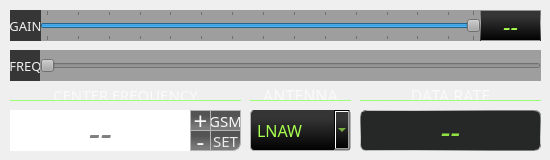
    <widget class="QWidget" name="rx1">
     <attribute name="title">
      <string>Rx 1</string>
     </attribute>
     <widget class="QLabel" name="rx1FreqLabel">
      <property name="geometry">
       <rect>
        <x>10</x>
        <y>50</y>
        <width>31</width>
        <height>31</height>
       </rect>
      </property>
      <property name="font">
       <font>
        <family>Oxanium</family>
        <pointsize>10</pointsize>
        <weight>50</weight>
        <italic>false</italic>
        <bold>false</bold>
       </font>
      </property>
      <property name="styleSheet">
       <string notr="true">background-color: rgb(54, 54, 54);
color: rgb(240, 240, 240);
border-radius: 0;
border: 0;</string>
      </property>
      <property name="text">
       <string>FREQ</string>
      </property>
      <property name="alignment">
       <set>Qt::AlignCenter</set>
      </property>
     </widget>
     <widget class="QSlider" name="gain">
      <property name="geometry">
       <rect>
        <x>40</x>
        <y>10</y>
        <width>441</width>
        <height>31</height>
       </rect>
      </property>
      <property name="styleSheet">
       <string notr="true">background-color: rgb(158, 158, 158);
color: rgb(22, 23, 23);
font: 25 13pt &quot;Titillium Web&quot;;
border-radius: 0;</string>
      </property>
      <property name="minimum">
       <number>1</number>
      </property>
      <property name="maximum">
       <number>70</number>
      </property>
      <property name="value">
       <number>70</number>
      </property>
      <property name="orientation">
       <enum>Qt::Horizontal</enum>
      </property>
      <property name="tickPosition">
       <enum>QSlider::TicksBothSides</enum>
      </property>
      <property name="tickInterval">
       <number>5</number>
      </property>
     </widget>
     <widget class="QSlider" name="freq">
      <property name="geometry">
       <rect>
        <x>40</x>
        <y>50</y>
        <width>501</width>
        <height>31</height>
       </rect>
      </property>
      <property name="palette">
       <palette>
        <active>
         <colorrole role="WindowText">
          <brush brushstyle="SolidPattern">
           <color alpha="255">
            <red>22</red>
            <green>23</green>
            <blue>23</blue>
           </color>
          </brush>
         </colorrole>
         <colorrole role="Button">
          <brush brushstyle="SolidPattern">
           <color alpha="255">
            <red>158</red>
            <green>158</green>
            <blue>158</blue>
           </color>
          </brush>
         </colorrole>
         <colorrole role="Light">
          <brush brushstyle="SolidPattern">
           <color alpha="255">
            <red>175</red>
            <green>255</green>
            <blue>157</blue>
           </color>
          </brush>
         </colorrole>
         <colorrole role="Midlight">
          <brush brushstyle="SolidPattern">
           <color alpha="255">
            <red>123</red>
            <green>255</green>
            <blue>93</blue>
           </color>
          </brush>
         </colorrole>
         <colorrole role="Dark">
          <brush brushstyle="SolidPattern">
           <color alpha="255">
            <red>35</red>
            <green>127</green>
            <blue>14</blue>
           </color>
          </brush>
         </colorrole>
         <colorrole role="Mid">
          <brush brushstyle="SolidPattern">
           <color alpha="255">
            <red>47</red>
            <green>170</green>
            <blue>19</blue>
           </color>
          </brush>
         </colorrole>
         <colorrole role="Text">
          <brush brushstyle="SolidPattern">
           <color alpha="255">
            <red>22</red>
            <green>23</green>
            <blue>23</blue>
           </color>
          </brush>
         </colorrole>
         <colorrole role="BrightText">
          <brush brushstyle="SolidPattern">
           <color alpha="255">
            <red>255</red>
            <green>255</green>
            <blue>255</blue>
           </color>
          </brush>
         </colorrole>
         <colorrole role="ButtonText">
          <brush brushstyle="SolidPattern">
           <color alpha="255">
            <red>22</red>
            <green>23</green>
            <blue>23</blue>
           </color>
          </brush>
         </colorrole>
         <colorrole role="Base">
          <brush brushstyle="SolidPattern">
           <color alpha="255">
            <red>158</red>
            <green>158</green>
            <blue>158</blue>
           </color>
          </brush>
         </colorrole>
         <colorrole role="Window">
          <brush brushstyle="SolidPattern">
           <color alpha="255">
            <red>158</red>
            <green>158</green>
            <blue>158</blue>
           </color>
          </brush>
         </colorrole>
         <colorrole role="Shadow">
          <brush brushstyle="SolidPattern">
           <color alpha="255">
            <red>0</red>
            <green>0</green>
            <blue>0</blue>
           </color>
          </brush>
         </colorrole>
         <colorrole role="Highlight">
          <brush brushstyle="SolidPattern">
           <color alpha="255">
            <red>160</red>
            <green>255</green>
            <blue>131</blue>
           </color>
          </brush>
         </colorrole>
         <colorrole role="AlternateBase">
          <brush brushstyle="SolidPattern">
           <color alpha="255">
            <red>163</red>
            <green>255</green>
            <blue>142</blue>
           </color>
          </brush>
         </colorrole>
         <colorrole role="ToolTipBase">
          <brush brushstyle="SolidPattern">
           <color alpha="255">
            <red>255</red>
            <green>255</green>
            <blue>220</blue>
           </color>
          </brush>
         </colorrole>
         <colorrole role="ToolTipText">
          <brush brushstyle="SolidPattern">
           <color alpha="255">
            <red>0</red>
            <green>0</green>
            <blue>0</blue>
           </color>
          </brush>
         </colorrole>
        </active>
        <inactive>
         <colorrole role="WindowText">
          <brush brushstyle="SolidPattern">
           <color alpha="255">
            <red>22</red>
            <green>23</green>
            <blue>23</blue>
           </color>
          </brush>
         </colorrole>
         <colorrole role="Button">
          <brush brushstyle="SolidPattern">
           <color alpha="255">
            <red>158</red>
            <green>158</green>
            <blue>158</blue>
           </color>
          </brush>
         </colorrole>
         <colorrole role="Light">
          <brush brushstyle="SolidPattern">
           <color alpha="255">
            <red>175</red>
            <green>255</green>
            <blue>157</blue>
           </color>
          </brush>
         </colorrole>
         <colorrole role="Midlight">
          <brush brushstyle="SolidPattern">
           <color alpha="255">
            <red>123</red>
            <green>255</green>
            <blue>93</blue>
           </color>
          </brush>
         </colorrole>
         <colorrole role="Dark">
          <brush brushstyle="SolidPattern">
           <color alpha="255">
            <red>35</red>
            <green>127</green>
            <blue>14</blue>
           </color>
          </brush>
         </colorrole>
         <colorrole role="Mid">
          <brush brushstyle="SolidPattern">
           <color alpha="255">
            <red>47</red>
            <green>170</green>
            <blue>19</blue>
           </color>
          </brush>
         </colorrole>
         <colorrole role="Text">
          <brush brushstyle="SolidPattern">
           <color alpha="255">
            <red>22</red>
            <green>23</green>
            <blue>23</blue>
           </color>
          </brush>
         </colorrole>
         <colorrole role="BrightText">
          <brush brushstyle="SolidPattern">
           <color alpha="255">
            <red>255</red>
            <green>255</green>
            <blue>255</blue>
           </color>
          </brush>
         </colorrole>
         <colorrole role="ButtonText">
          <brush brushstyle="SolidPattern">
           <color alpha="255">
            <red>22</red>
            <green>23</green>
            <blue>23</blue>
           </color>
          </brush>
         </colorrole>
         <colorrole role="Base">
          <brush brushstyle="SolidPattern">
           <color alpha="255">
            <red>158</red>
            <green>158</green>
            <blue>158</blue>
           </color>
          </brush>
         </colorrole>
         <colorrole role="Window">
          <brush brushstyle="SolidPattern">
           <color alpha="255">
            <red>158</red>
            <green>158</green>
            <blue>158</blue>
           </color>
          </brush>
         </colorrole>
         <colorrole role="Shadow">
          <brush brushstyle="SolidPattern">
           <color alpha="255">
            <red>0</red>
            <green>0</green>
            <blue>0</blue>
           </color>
          </brush>
         </colorrole>
         <colorrole role="Highlight">
          <brush brushstyle="SolidPattern">
           <color alpha="255">
            <red>160</red>
            <green>255</green>
            <blue>131</blue>
           </color>
          </brush>
         </colorrole>
         <colorrole role="AlternateBase">
          <brush brushstyle="SolidPattern">
           <color alpha="255">
            <red>163</red>
            <green>255</green>
            <blue>142</blue>
           </color>
          </brush>
         </colorrole>
         <colorrole role="ToolTipBase">
          <brush brushstyle="SolidPattern">
           <color alpha="255">
            <red>255</red>
            <green>255</green>
            <blue>220</blue>
           </color>
          </brush>
         </colorrole>
         <colorrole role="ToolTipText">
          <brush brushstyle="SolidPattern">
           <color alpha="255">
            <red>0</red>
            <green>0</green>
            <blue>0</blue>
           </color>
          </brush>
         </colorrole>
        </inactive>
        <disabled>
         <colorrole role="WindowText">
          <brush brushstyle="SolidPattern">
           <color alpha="255">
            <red>22</red>
            <green>23</green>
            <blue>23</blue>
           </color>
          </brush>
         </colorrole>
         <colorrole role="Button">
          <brush brushstyle="SolidPattern">
           <color alpha="255">
            <red>158</red>
            <green>158</green>
            <blue>158</blue>
           </color>
          </brush>
         </colorrole>
         <colorrole role="Light">
          <brush brushstyle="SolidPattern">
           <color alpha="255">
            <red>175</red>
            <green>255</green>
            <blue>157</blue>
           </color>
          </brush>
         </colorrole>
         <colorrole role="Midlight">
          <brush brushstyle="SolidPattern">
           <color alpha="255">
            <red>123</red>
            <green>255</green>
            <blue>93</blue>
           </color>
          </brush>
         </colorrole>
         <colorrole role="Dark">
          <brush brushstyle="SolidPattern">
           <color alpha="255">
            <red>35</red>
            <green>127</green>
            <blue>14</blue>
           </color>
          </brush>
         </colorrole>
         <colorrole role="Mid">
          <brush brushstyle="SolidPattern">
           <color alpha="255">
            <red>47</red>
            <green>170</green>
            <blue>19</blue>
           </color>
          </brush>
         </colorrole>
         <colorrole role="Text">
          <brush brushstyle="SolidPattern">
           <color alpha="255">
            <red>22</red>
            <green>23</green>
            <blue>23</blue>
           </color>
          </brush>
         </colorrole>
         <colorrole role="BrightText">
          <brush brushstyle="SolidPattern">
           <color alpha="255">
            <red>255</red>
            <green>255</green>
            <blue>255</blue>
           </color>
          </brush>
         </colorrole>
         <colorrole role="ButtonText">
          <brush brushstyle="SolidPattern">
           <color alpha="255">
            <red>22</red>
            <green>23</green>
            <blue>23</blue>
           </color>
          </brush>
         </colorrole>
         <colorrole role="Base">
          <brush brushstyle="SolidPattern">
           <color alpha="255">
            <red>158</red>
            <green>158</green>
            <blue>158</blue>
           </color>
          </brush>
         </colorrole>
         <colorrole role="Window">
          <brush brushstyle="SolidPattern">
           <color alpha="255">
            <red>158</red>
            <green>158</green>
            <blue>158</blue>
           </color>
          </brush>
         </colorrole>
         <colorrole role="Shadow">
          <brush brushstyle="SolidPattern">
           <color alpha="255">
            <red>0</red>
            <green>0</green>
            <blue>0</blue>
           </color>
          </brush>
         </colorrole>
         <colorrole role="Highlight">
          <brush brushstyle="SolidPattern">
           <color alpha="255">
            <red>208</red>
            <green>208</green>
            <blue>208</blue>
           </color>
          </brush>
         </colorrole>
         <colorrole role="AlternateBase">
          <brush brushstyle="SolidPattern">
           <color alpha="255">
            <red>71</red>
            <green>255</green>
            <blue>29</blue>
           </color>
          </brush>
         </colorrole>
         <colorrole role="ToolTipBase">
          <brush brushstyle="SolidPattern">
           <color alpha="255">
            <red>255</red>
            <green>255</green>
            <blue>220</blue>
           </color>
          </brush>
         </colorrole>
         <colorrole role="ToolTipText">
          <brush brushstyle="SolidPattern">
           <color alpha="255">
            <red>0</red>
            <green>0</green>
            <blue>0</blue>
           </color>
          </brush>
         </colorrole>
        </disabled>
       </palette>
      </property>
      <property name="styleSheet">
       <string notr="true">background-color: rgb(158, 158, 158);
color: rgb(22, 23, 23);
font: 25 13pt &quot;Titillium Web&quot;;
border-radius: 0;
padding:0;</string>
      </property>
      <property name="minimum">
       <number>70000000</number>
      </property>
      <property name="maximum">
       <number>2147483647</number>
      </property>
      <property name="singleStep">
       <number>102</number>
      </property>
      <property name="pageStep">
       <number>1000</number>
      </property>
      <property name="value">
       <number>1938800000</number>
      </property>
      <property name="sliderPosition">
       <number>1938800000</number>
      </property>
      <property name="orientation">
       <enum>Qt::Horizontal</enum>
      </property>
      <property name="tickPosition">
       <enum>QSlider::NoTicks</enum>
      </property>
     </widget>
     <widget class="QLabel" name="rx1GainLabel">
      <property name="geometry">
       <rect>
        <x>10</x>
        <y>10</y>
        <width>31</width>
        <height>31</height>
       </rect>
      </property>
      <property name="font">
       <font>
        <family>Oxanium</family>
        <pointsize>10</pointsize>
        <weight>50</weight>
        <italic>false</italic>
        <bold>false</bold>
       </font>
      </property>
      <property name="styleSheet">
       <string notr="true">background-color: rgb(54, 54, 54);
color: rgb(240, 240, 240);
border-radius: 0;
border: 0;</string>
      </property>
      <property name="text">
       <string>GAIN</string>
      </property>
      <property name="alignment">
       <set>Qt::AlignCenter</set>
      </property>
     </widget>
     <widget class="QLabel" name="gainUpdate">
      <property name="geometry">
       <rect>
        <x>480</x>
        <y>10</y>
        <width>61</width>
        <height>31</height>
       </rect>
      </property>
      <property name="font">
       <font>
        <family>Digital-7 Italic</family>
        <pointsize>18</pointsize>
        <weight>50</weight>
        <italic>true</italic>
        <bold>false</bold>
       </font>
      </property>
      <property name="styleSheet">
       <string notr="true">background-color: qlineargradient(spread:pad, x1:1, y1:1, x2:1, y2:0, stop:0 rgba(0, 0, 0, 255), stop:0.79803 rgba(53, 53, 53, 255));
border: 1px solid qlineargradient(spread:pad, x1:1, y1:1, x2:1, y2:0, stop:0.0343137 rgba(49, 49, 49, 255), stop:0.588235 rgba(168, 168, 168, 255), stop:0.857843 rgba(123, 123, 123, 255));
border-radius: 0;
color: rgb(168, 255, 79);
text-align: center;</string>
      </property>
      <property name="text">
       <string>--</string>
      </property>
      <property name="alignment">
       <set>Qt::AlignCenter</set>
      </property>
     </widget>
     <widget class="QLabel" name="freqLabel">
      <property name="geometry">
       <rect>
        <x>10</x>
        <y>80</y>
        <width>231</width>
        <height>21</height>
       </rect>
      </property>
      <property name="font">
       <font>
        <family>Oxanium</family>
        <pointsize>11</pointsize>
        <weight>50</weight>
        <italic>false</italic>
        <bold>false</bold>
       </font>
      </property>
      <property name="styleSheet">
       <string notr="true">background-color: none;
border: none;
color: rgb(250, 250, 250);
border-bottom: 1px solid rgb(155, 255, 120);</string>
      </property>
      <property name="text">
       <string>CENTER FREQUENCY</string>
      </property>
      <property name="alignment">
       <set>Qt::AlignHCenter|Qt::AlignTop</set>
      </property>
     </widget>
     <widget class="QLineEdit" name="freqUpdate">
      <property name="geometry">
       <rect>
        <x>10</x>
        <y>110</y>
        <width>181</width>
        <height>41</height>
       </rect>
      </property>
      <property name="font">
       <font>
        <family>Digital-7 Italic</family>
        <pointsize>28</pointsize>
        <italic>true</italic>
       </font>
      </property>
      <property name="styleSheet">
       <string notr="true">background-color: qlineargradient(spread:pad, x1:1, y1:1, x2:1, y2:0, stop:0 rgba(0, 0, 0, 255), stop:0.79803 rgba(53, 53, 53, 255));
border: 1px solid qlineargradient(spread:pad, x1:0.0152353, y1:1, x2:0.833333, y2:0.278409, stop:0.0490196 rgba(172, 172, 172, 255), stop:0.5 rgba(203, 203, 203, 255), stop:0.803922 rgba(126, 126, 126, 255));
border-radius: 8px;
border-top-left-radius: 0;
border-top-right-radius: 0;
border-bottom-right-radius: 0;
color: rgb(168, 255, 79);

text-align: center;

QLineEdit::hover{
color: qlineargradient(spread:pad, x1:1, y1:1, x2:1, y2:0, stop:0.0980392 rgba(145, 226, 67, 255), stop:0.666667 rgba(194, 253, 164, 255));

border-color: rgb(169, 255, 157);
}</string>
      </property>
      <property name="inputMask">
       <string/>
      </property>
      <property name="maxLength">
       <number>380000000</number>
      </property>
      <property name="frame">
       <bool>false</bool>
      </property>
      <property name="alignment">
       <set>Qt::AlignCenter</set>
      </property>
      <property name="placeholderText">
       <string>--</string>
      </property>
     </widget>
     <widget class="QPushButton" name="setFreqButton">
      <property name="geometry">
       <rect>
        <x>210</x>
        <y>130</y>
        <width>31</width>
        <height>21</height>
       </rect>
      </property>
      <property name="font">
       <font>
        <family>Oxanium</family>
        <pointsize>11</pointsize>
       </font>
      </property>
      <property name="styleSheet">
       <string notr="true">QPushButton{
	background-color: qlineargradient(spread:pad, x1:1, y1:1, x2:1, y2:0, stop:0.176471 rgba(123, 123, 123, 255), stop:0.710784 rgba(84, 84, 84, 255));
border: 1px solid rgb(26, 26, 26);
	color: rgb(234, 234, 234);
border: 1px solid rgb(181, 181, 181);
border-radius: 0;
border-bottom-right-radius: 8px;
}

QPushButton::hover {
	background-color: rgb(56, 57, 56);
color: rgb(163, 236, 8);
border-color: rgb(179, 182, 182);
}</string>
      </property>
      <property name="text">
       <string>SET</string>
      </property>
     </widget>
     <widget class="QComboBox" name="antennaSelect">
      <property name="geometry">
       <rect>
        <x>250</x>
        <y>110</y>
        <width>101</width>
        <height>41</height>
       </rect>
      </property>
      <property name="font">
       <font>
        <family>Oxanium</family>
        <pointsize>12</pointsize>
        <italic>false</italic>
       </font>
      </property>
      <property name="styleSheet">
       <string notr="true">background-color: qlineargradient(spread:pad, x1:1, y1:1, x2:1, y2:0, stop:0 rgba(0, 0, 0, 255), stop:0.79803 rgba(53, 53, 53, 255));
color: rgb(168, 255, 79);
border: 1px solid rgb(178, 178, 178);
padding: 6px;
border-top: 0;
border-radius: 4px;</string>
      </property>
      <property name="currentIndex">
       <number>2</number>
      </property>
      <property name="maxCount">
       <number>3</number>
      </property>
      <item>
       <property name="text">
        <string>LNAH</string>
       </property>
      </item>
      <item>
       <property name="text">
        <string>LNAL</string>
       </property>
      </item>
      <item>
       <property name="text">
        <string>LNAW</string>
       </property>
      </item>
     </widget>
     <widget class="QPushButton" name="gsmFreq1">
      <property name="geometry">
       <rect>
        <x>210</x>
        <y>110</y>
        <width>31</width>
        <height>21</height>
       </rect>
      </property>
      <property name="font">
       <font>
        <family>Oxanium</family>
        <pointsize>11</pointsize>
        <italic>false</italic>
       </font>
      </property>
      <property name="styleSheet">
       <string notr="true">QPushButton{
	background-color: qlineargradient(spread:pad, x1:1, y1:1, x2:1, y2:0, stop:0.176471 rgba(123, 123, 123, 255), stop:0.710784 rgba(84, 84, 84, 255));
border: 1px solid rgb(26, 26, 26);
color: rgb(249, 249, 249);
border: 1px solid rgb(181, 181, 181);
border-radius: 0;
}

QPushButton::hover {
	background-color: rgb(56, 57, 56);
color: rgb(163, 236, 8);
border-color: rgb(179, 182, 182);
}</string>
      </property>
      <property name="text">
       <string>GSM</string>
      </property>
     </widget>
     <widget class="QLabel" name="dataRateLabel">
      <property name="geometry">
       <rect>
        <x>360</x>
        <y>80</y>
        <width>181</width>
        <height>21</height>
       </rect>
      </property>
      <property name="font">
       <font>
        <family>Exo 2</family>
        <pointsize>12</pointsize>
        <weight>50</weight>
        <italic>false</italic>
        <bold>false</bold>
       </font>
      </property>
      <property name="styleSheet">
       <string notr="true">background-color: none;
border: 0;
color: rgb(250, 250, 250);
border-bottom: 1px solid rgb(155, 255, 120);</string>
      </property>
      <property name="text">
       <string>DATA RATE</string>
      </property>
      <property name="alignment">
       <set>Qt::AlignHCenter|Qt::AlignTop</set>
      </property>
     </widget>
     <widget class="QLabel" name="dataRateUpdate">
      <property name="geometry">
       <rect>
        <x>360</x>
        <y>110</y>
        <width>181</width>
        <height>41</height>
       </rect>
      </property>
      <property name="font">
       <font>
        <family>Digital-7 Italic</family>
        <pointsize>23</pointsize>
        <italic>true</italic>
       </font>
      </property>
      <property name="styleSheet">
       <string notr="true">background-color: rgb(38, 39, 39);
border: 1px solid qlineargradient(spread:pad, x1:0.0152353, y1:1, x2:0.833333, y2:0.278409, stop:0.0490196 rgba(172, 172, 172, 255), stop:0.5 rgba(203, 203, 203, 255), stop:0.803922 rgba(126, 126, 126, 255));
border-radius: 6px;
color: qlineargradient(spread:pad, x1:1, y1:1, x2:1, y2:0, stop:0.0980392 rgba(145, 226, 67, 255), stop:0.666667 rgba(194, 253, 164, 255));
text-align: center;</string>
      </property>
      <property name="text">
       <string>--</string>
      </property>
      <property name="alignment">
       <set>Qt::AlignCenter</set>
      </property>
     </widget>
     <widget class="QPushButton" name="rx_0_freq_up">
      <property name="geometry">
       <rect>
        <x>190</x>
        <y>110</y>
        <width>21</width>
        <height>21</height>
       </rect>
      </property>
      <property name="font">
       <font>
        <family>Oxanium</family>
        <pointsize>18</pointsize>
       </font>
      </property>
      <property name="styleSheet">
       <string notr="true">QPushButton{
	background-color: qlineargradient(spread:pad, x1:1, y1:1, x2:1, y2:0, stop:0.176471 rgba(123, 123, 123, 255), stop:0.710784 rgba(84, 84, 84, 255));
border: 1px solid rgb(26, 26, 26);
color: rgb(249, 249, 249);
border: 1px solid rgb(181, 181, 181);
border-radius: 0;
}

QPushButton::hover {
	background-color: rgb(56, 57, 56);
color: rgb(163, 236, 8);
border-color: rgb(179, 182, 182);
}</string>
      </property>
      <property name="text">
       <string>+</string>
      </property>
     </widget>
     <widget class="QPushButton" name="rx_0_freq_down">
      <property name="geometry">
       <rect>
        <x>190</x>
        <y>130</y>
        <width>21</width>
        <height>21</height>
       </rect>
      </property>
      <property name="font">
       <font>
        <family>Oxanium</family>
        <pointsize>18</pointsize>
       </font>
      </property>
      <property name="styleSheet">
       <string notr="true">QPushButton{
	background-color: qlineargradient(spread:pad, x1:1, y1:1, x2:1, y2:0, stop:0.176471 rgba(123, 123, 123, 255), stop:0.710784 rgba(84, 84, 84, 255));
border: 1px solid rgb(26, 26, 26);
color: rgb(249, 249, 249);
border: 1px solid rgb(181, 181, 181);
border-radius: 0;
}

QPushButton::hover {
	background-color: rgb(56, 57, 56);
color: rgb(163, 236, 8);
border-color: rgb(179, 182, 182);
}</string>
      </property>
      <property name="text">
       <string>-</string>
      </property>
     </widget>
     <widget class="QLabel" name="dataRateLabel_2">
      <property name="geometry">
       <rect>
        <x>250</x>
        <y>80</y>
        <width>101</width>
        <height>21</height>
       </rect>
      </property>
      <property name="font">
       <font>
        <family>Exo 2</family>
        <pointsize>12</pointsize>
        <weight>50</weight>
        <italic>false</italic>
        <bold>false</bold>
       </font>
      </property>
      <property name="styleSheet">
       <string notr="true">background-color: none;
border: 0;
color: rgb(250, 250, 250);
border-bottom: 1px solid rgb(155, 255, 120);</string>
      </property>
      <property name="text">
       <string>ANTENNA</string>
      </property>
      <property name="alignment">
       <set>Qt::AlignHCenter|Qt::AlignTop</set>
      </property>
     </widget>
    </widget>
